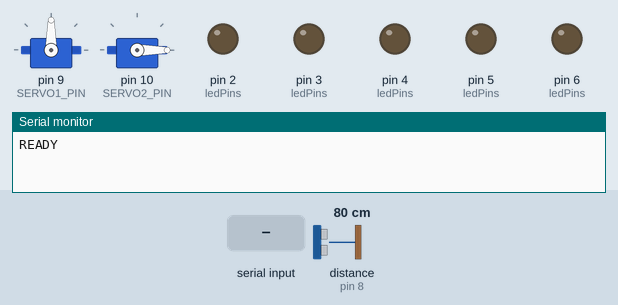
The sketch below on a simulated Arduino Uno, built with avr-gcc and run on an emulated ATmega328P. Shown: 2 × servo, output pins drawn as LEDs (lit = HIGH), the last lines printed to the serial monitor. Wiring (inferred from the names in the program): ultrasonic range finder: trigger pin 7; echo pin 8. The inputs (shaded band) are chosen by the test bench; at power-on: distance to the obstacle (sensor on pin 8) 80 cm. The echo pulse lasts 58.3 µs per cm; pins used as bus, display or sensor lines are not drawn.

Above: at 1.7 s.
1.8 s: "1\n" received over Serial
At 3.3 s:
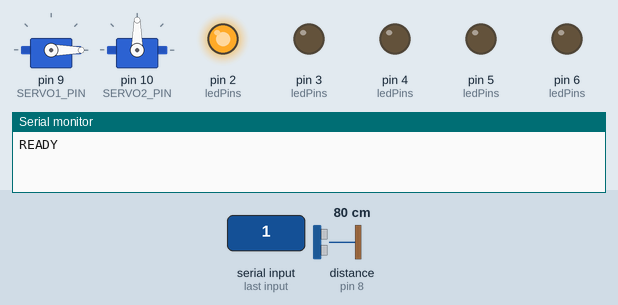
4.8 s: "2\n" received over Serial
At 6.1 s:
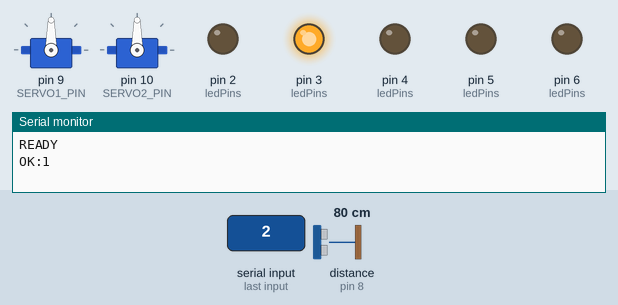
7.8 s: "3\n" received over Serial
At 10.0 s:
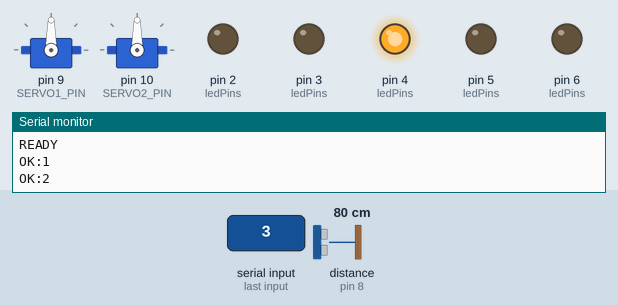
10.4 s: "4\n" received over Serial
At 12.7 s:
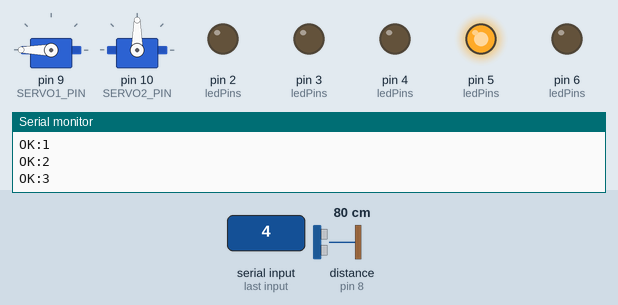
13.4 s: "5\n" received over Serial
At 16.6 s:
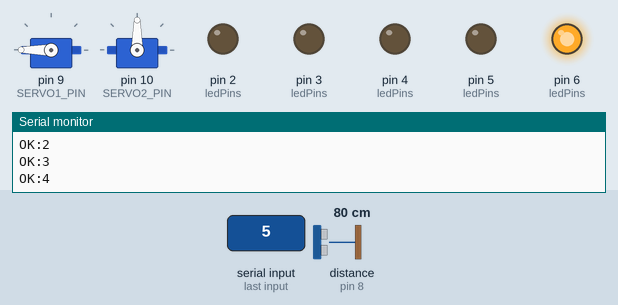
Timing chart, 0 to 19.8 s (numbered marks = the images above; inputs shaded):
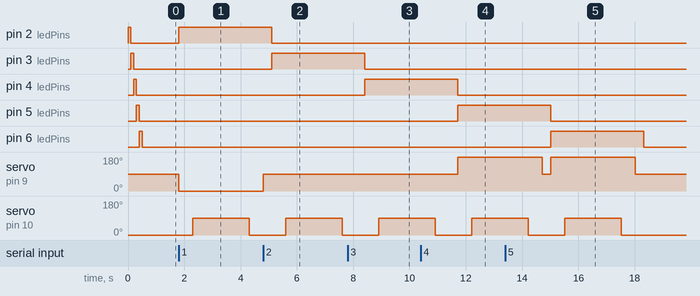

The sketch:

servo_gate.ino
```cpp
/*
 * AI 스마트 분리수거 로봇 - Arduino 서보 게이트 제어
 *
 * 회로 연결:
 *   - 서보1 (방향): D9  (좌/중/우 방향 전환)
 *   - 서보2 (게이트): D10 (게이트 개폐)
 *   - 초음파 Trig: D7
 *   - 초음파 Echo: D8
 *   - LED 플라스틱: D2 (주황)
 *   - LED 캔:       D3 (흰색)
 *   - LED 종이:     D4 (갈색)
 *   - LED 유리:     D5 (초록)
 *   - LED 비닐/일반: D6 (노랑)
 *
 * 시리얼 프로토콜:
 *   수신: "0"~"5" (클래스 ID) 또는 "R" (리셋)
 *   송신: "OK:{class_id}" 또는 "RESET"
 */

#include <Servo.h>

// === 핀 설정 ===
#define SERVO1_PIN 9    // 방향 서보
#define SERVO2_PIN 10   // 게이트 서보
#define TRIG_PIN   7    // 초음파 Trig
#define ECHO_PIN   8    // 초음파 Echo
#define LED_PINS   {2, 3, 4, 5, 6}  // 5개 LED

// === 서보 각도 설정 ===
// 서보1: 분류 방향 (0=좌, 90=중앙, 180=우)
// 서보2: 게이트 (0=닫힘, 90=열림)
const int SERVO1_ANGLES[] = {0, 0, 90, 90, 180, 180};  // 클래스별 방향
const int SERVO2_OPEN = 90;    // 게이트 열림
const int SERVO2_CLOSED = 0;   // 게이트 닫힘
const int SERVO1_CENTER = 90;  // 초기 위치

// === 타이밍 ===
const unsigned long GATE_OPEN_TIME = 2000;  // 게이트 열림 시간 (ms)
const unsigned long DETECT_INTERVAL = 200;  // 초음파 감지 간격 (ms)
const float DETECT_DISTANCE = 15.0;         // 물체 감지 거리 (cm)

// === 전역 변수 ===
Servo servo1, servo2;
int ledPins[] = LED_PINS;
bool isProcessing = false;
unsigned long lastDetectTime = 0;

void setup() {
  Serial.begin(9600);

  // 서보 초기화
  servo1.attach(SERVO1_PIN);
  servo2.attach(SERVO2_PIN);
  resetGate();

  // 초음파 센서
  pinMode(TRIG_PIN, OUTPUT);
  pinMode(ECHO_PIN, INPUT);

  // LED 초기화
  for (int i = 0; i < 5; i++) {
    pinMode(ledPins[i], OUTPUT);
    digitalWrite(ledPins[i], LOW);
  }

  // 시작 표시 (LED 순차 점등)
  for (int i = 0; i < 5; i++) {
    digitalWrite(ledPins[i], HIGH);
    delay(100);
    digitalWrite(ledPins[i], LOW);
  }

  Serial.println("READY");
}

void loop() {
  // 시리얼 명령 수신
  if (Serial.available() > 0) {
    String cmd = Serial.readStringUntil('\n');
    cmd.trim();

    if (cmd == "R") {
      // 리셋 명령
      resetGate();
      Serial.println("RESET");
    }
    else if (cmd.length() == 1 && cmd[0] >= '0' && cmd[0] <= '5') {
      // 분류 명령 (0~5)
      int classId = cmd.toInt();
      sortWaste(classId);
      Serial.print("OK:");
      Serial.println(classId);
    }
    else if (cmd == "D") {
      // 거리 측정 요청
      float dist = measureDistance();
      Serial.print("DIST:");
      Serial.println(dist, 1);
    }
  }

  // 초음파 센서로 물체 감지 (주기적)
  unsigned long now = millis();
  if (!isProcessing && (now - lastDetectTime > DETECT_INTERVAL)) {
    float distance = measureDistance();
    if (distance > 0 && distance < DETECT_DISTANCE) {
      // 물체 감지됨 -> Python에 알림
      Serial.print("DETECTED:");
      Serial.println(distance, 1);
    }
    lastDetectTime = now;
  }
}

/**
 * 쓰레기 분류 실행
 * 1. 해당 LED 점등
 * 2. 서보1을 분류 방향으로 회전
 * 3. 서보2로 게이트 열기
 * 4. 대기 후 게이트 닫기
 */
void sortWaste(int classId) {
  if (classId < 0 || classId > 5) return;
  isProcessing = true;

  // 모든 LED 끄기
  allLedOff();

  // 해당 분류 LED 점등
  // LED 매핑: 0,1->LED0 / 2->LED1 / 3->LED2 / 4->LED3 / 5->LED4
  int ledIndex;
  if (classId <= 1) ledIndex = 0;       // 플라스틱/캔
  else if (classId == 2) ledIndex = 1;  // 종이
  else if (classId == 3) ledIndex = 2;  // 유리
  else if (classId == 4) ledIndex = 3;  // 비닐
  else ledIndex = 4;                     // 일반쓰레기

  digitalWrite(ledPins[ledIndex], HIGH);

  // 서보1: 분류 방향으로 회전
  servo1.write(SERVO1_ANGLES[classId]);
  delay(500);  // 서보 이동 대기

  // 서보2: 게이트 열기
  servo2.write(SERVO2_OPEN);
  delay(GATE_OPEN_TIME);

  // 게이트 닫기 + LED 끄기
  servo2.write(SERVO2_CLOSED);
  delay(500);

  // 서보1 중앙으로 복귀
  servo1.write(SERVO1_CENTER);
  delay(300);

  // LED 끄기
  digitalWrite(ledPins[ledIndex], LOW);

  isProcessing = false;
}

/**
 * 게이트 초기 위치로 리셋
 */
void resetGate() {
  servo1.write(SERVO1_CENTER);
  servo2.write(SERVO2_CLOSED);
  allLedOff();
  isProcessing = false;
}

/**
 * 초음파 센서로 거리 측정 (cm)
 */
float measureDistance() {
  digitalWrite(TRIG_PIN, LOW);
  delayMicroseconds(2);
  digitalWrite(TRIG_PIN, HIGH);
  delayMicroseconds(10);
  digitalWrite(TRIG_PIN, LOW);

  long duration = pulseIn(ECHO_PIN, HIGH, 30000);  // 30ms 타임아웃

  if (duration == 0) return -1.0;  // 타임아웃

  float distance = duration * 0.034 / 2.0;
  return distance;
}

/**
 * 모든 LED 끄기
 */
void allLedOff() {
  for (int i = 0; i < 5; i++) {
    digitalWrite(ledPins[i], LOW);
  }
}
```

Measured:
- after the input at 1.8 s, pin 2 (ledPins): LOW → HIGH at once; servo on pin 9 (SERVO1_PIN): 90° → 0° at once; servo on pin 10 (SERVO2_PIN): 0° → 90° after 0.50 s, → 0° 2.0 s later
- after the input at 4.8 s, pin 3 (ledPins): LOW → HIGH after 0.31 s; servo on pin 10 (SERVO2_PIN): 0° → 90° after 0.81 s, → 0° 2.0 s later
- after the input at 7.8 s, pin 4 (ledPins): LOW → HIGH after 0.61 s; servo on pin 10 (SERVO2_PIN): 0° → 90° after 1.1 s
- after the input at 10.4 s, pin 5 (ledPins): LOW → HIGH after 1.3 s; servo on pin 9 (SERVO1_PIN): 90° → 180° after 1.3 s
- after the input at 13.4 s, pin 6 (ledPins): LOW → HIGH after 1.6 s, → LOW 3.3 s later
